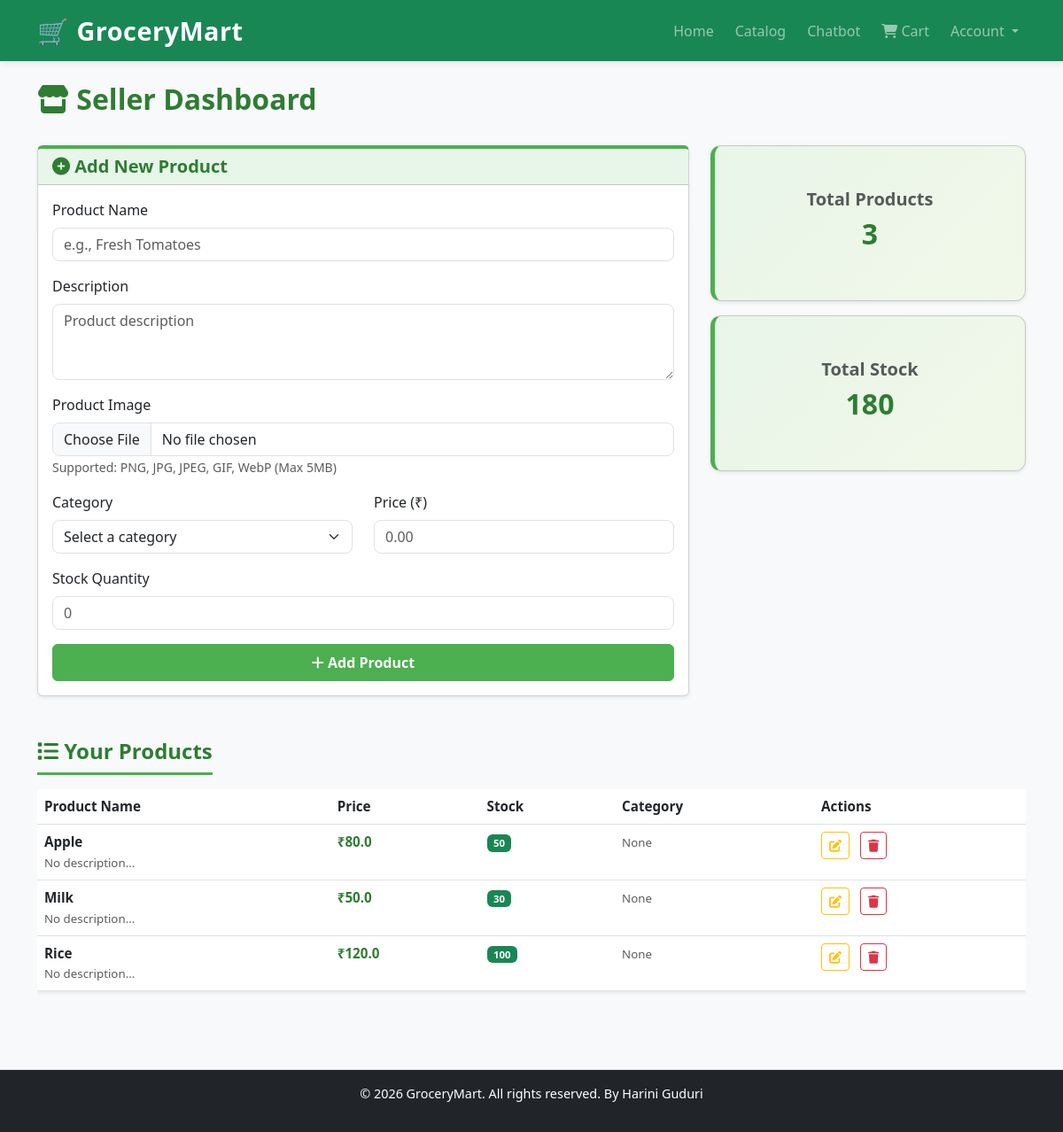
The app's page /seller/dashboard (signed in) with its own data.
### tables this page shows
CREATE TABLE products (
        id INTEGER PRIMARY KEY AUTOINCREMENT,
        seller_id INTEGER,
        category_id INTEGER,
        name TEXT,
        description TEXT,
        price REAL,
        stock INTEGER,
        image_url TEXT,
        unit TEXT,
        is_active INTEGER DEFAULT 1,
        created_at TIMESTAMP DEFAULT CURRENT_TIMESTAMP
    );

### routes/seller.py (the view, shortened to what this page needs)
@seller_bp.route('/seller/dashboard', methods=['GET', 'POST'])
@login_required
def dashboard():
    db = get_db()
    products = db.execute('SELECT * FROM products WHERE seller_id = ?', (current_user.id,)).fetchall()
    categories = db.execute('SELECT id, name FROM categories ORDER BY name').fetchall()
    return render_template('seller/dashboard.html', products=products, categories=categories)

### database.py (called while the page is built)
def get_db():
    if 'db' not in g:
        g.db = sqlite3.connect(Config.DATABASE)
        g.db.row_factory = sqlite3.Row
    return g.db

### templates/seller/dashboard.html (shortened to what this page needs)
{% extends 'base.html' %}  {% block content %}
<div class="row mb-4">
  <div class="col-12">
    <h2>
      <i class="fas fa-store" style="color: var(--primary-green)"></i> Seller
      Dashboard
    </h2>
  </div>
</div>
<div class="row mb-5">
  <div class="col-lg-8">
    <div
      class="card shadow-sm"
      style="border-top: 4px solid var(--accent-green)"
    >
      <div class="card-header" style="background-color: var(--light-green)">
        <h5 class="mb-0">
          <i class="fas fa-plus-circle" style="color: var(--primary-green)"></i>
          Add New Product
        </h5>
      </div>
      <div class="card-body">
        <form
          method="POST"
          action="{{ url_for('seller.dashboard') }}"
          enctype="multipart/form-data"
        >
          <div class="mb-3">
            <label for="product_name" class="form-label">Product Name</label>
            <input
              type="text"
              class="form-control"
              id="product_name"
              name="name"
              placeholder="e.g., Fresh Tomatoes"
              required
            />
          </div>
          <div class="mb-3">
            <label for="description" class="form-label">Description</label>
            <textarea
              class="form-control"
              id="description"
              name="description"
              rows="3"
              placeholder="Product description"
            ></textarea>
          </div>
          <div class="mb-3">
            <label for="image" class="form-label">Product Image</label>
            <input
              type="file"
              class="form-control"
              id="image"
              name="image"
              accept="image/*"
              placeholder="Upload product image"
            />
            <small class="text-muted"
              >Supported: PNG, JPG, JPEG, GIF, WebP (Max 5MB)</small
            >
          </div>
          <div class="row">
            <div class="col-md-6">
              <div class="mb-3">
                <label for="category_id" class="form-label">Category</label>
                <select class="form-select" id="category_id" name="category_id">
                  <option value="">Select a category</option>
                </select>
              </div>
            </div>
            <div class="col-md-6">
              <div class="mb-3">
                <label for="price" class="form-label">Price (₹)</label>
                <input
                  type="number"
                  class="form-control"
                  id="price"
                  name="price"
                  step="0.01"
                  placeholder="0.00"
                  required
                />
              </div>
            </div>
          </div>
          <div class="row">
            <div class="col-md-12">
              <div class="mb-3">
                <label for="stock" class="form-label">Stock Quantity</label>
                <input
                  type="number"
                  class="form-control"
                  id="stock"
                  name="stock"
                  placeholder="0"
                  required
                />
              </div>
            </div>
          </div>
          <button type="submit" class="btn btn-success w-100 py-2 fw-bold">
            <i class="fas fa-plus"></i> Add Product
          </button>
        </form>
      </div>
    </div>
  </div>
  <div class="col-lg-4">
    <div class="dashboard-stat-card card shadow-sm mb-3">
      <div class="card-body text-center">
        <h5 class="text-muted">Total Products</h5>
        <h2 class="fw-bold" style="color: var(--primary-green)">
          {{ products | length }}
        </h2>
      </div>
    </div>
    <div class="dashboard-stat-card card shadow-sm">
      <div class="card-body text-center">
        <h5 class="text-muted">Total Stock</h5>
        <h2 class="fw-bold" style="color: var(--primary-green)">
          {{ products | map(attribute='stock') | sum | default(0) }}
        </h2>
      </div>
    </div>
  </div>
</div>
{% if products %}
<h4
  class="mb-3"
  style="
    border-bottom: 3px solid var(--accent-green);
    padding-bottom: 10px;
    display: inline-block;
  "
>
  <i class="fas fa-list" style="color: var(--primary-green)"></i> Your Products
</h4>
<div class="row">
  <div class="col-12">
    <div class="table-responsive">
      <table class="table table-hover shadow-sm">
        <thead style="background-color: var(--light-green)">
          <tr>
            <th>Product Name</th>
            <th>Price</th>
            <th>Stock</th>
            <th>Category</th>
            <th>Actions</th>
          </tr>
        </thead>
        <tbody>
          {% for product in products %}
          <tr>
            <td>
              <strong>{{ product.name }}</strong>
              <br />
              <small class="text-muted"
                >{{ product.description[:50] if product.description else 'No
                description' }}...</small
              >
            </td>
            <td>
              <strong style="color: var(--primary-green)"
                >₹{{ product.price }}</strong
              >
            </td>
            <td>
              {% if product.stock > 0 %}
              <span class="badge bg-success">{{ product.stock }}</span>
              {% else %}
              <span class="badge bg-danger">Out of Stock</span>
              {% endif %}
            </td>
            <td>
              <small class="text-muted"
                >{{ product.category_id | default('Uncategorized') }}</small
              >
            </td>
            <td>
              <button
                class="btn btn-sm btn-outline-warning me-2"
                title="Edit"
                onclick="alert('Edit feature coming soon')"
              >
                <i class="fas fa-edit"></i>
              </button>
              <button
                class="btn btn-sm btn-outline-danger"
                title="Delete"
                onclick="alert('Delete feature coming soon')"
              >
                <i class="fas fa-trash"></i>
              </button>
            </td>
          </tr>
          {% endfor %}
        </tbody>
      </table>
    </div>
  </div>
</div>
{% endif %} {% endblock %}

### templates/base.html (shortened to what this page needs)
<!doctype html>
<html lang="en">
  <head>
    <link
      href="https://cdn.jsdelivr.net/npm/bootstrap@5.3.0/dist/css/bootstrap.min.css"
      rel="stylesheet"
    />
    <link
      rel="stylesheet"
      href="https://cdnjs.cloudflare.com/ajax/libs/font-awesome/6.4.0/css/all.min.css"
    />
    <link rel="stylesheet" href="/static/css/style.css" />
  </head>
  <body>
    <nav class="navbar navbar-expand-lg navbar-dark bg-success sticky-top">
      <div class="container">
        <a class="navbar-brand fw-bold" href="/">🛒 GroceryMart</a>
        <div class="collapse navbar-collapse" id="navbarNav">
          <ul class="navbar-nav ms-auto">
            <li class="nav-item"><a class="nav-link" href="/">Home</a></li>
            <li class="nav-item">
              <a class="nav-link" href="/catalog">Catalog</a>
            </li>
            <li class="nav-item">
              <a class="nav-link" href="/chat">Chatbot</a>
            </li>
            <li class="nav-item">
              <a class="nav-link" href="/cart"
                ><i class="fas fa-shopping-cart"></i> Cart</a
              >
            </li>
            <li class="nav-item dropdown">
              <a
                class="nav-link dropdown-toggle"
                href="#"
                id="navbarDropdown"
                role="button"
                data-bs-toggle="dropdown"
              >
                Account
              </a>
            </li>
          </ul>
        </div>
      </div>
    </nav>
    <main class="py-4">
      <div class="container">
         {% block content %}{% endblock %}
      </div>
    </main>
    <footer class="bg-dark text-white text-center py-3 mt-5">
      <p>&copy; 2026 GroceryMart. All rights reserved. By Harini Guduri</p>
    </footer>
  </body>
</html>

### static/css/style.css (style rules this page uses)
:root { --primary-green: #2e7d32; --accent-green: #4caf50; --light-green: #e8f5e9; --dark-text: #212529; --light-text: #6c757d; --border-color: #dee2e6; }
body { font-family: "Segoe UI", Tahoma, Geneva, Verdana, sans-serif; color: var(--dark-text); background-color: #f8f9fa; }
h1, h2, h3, h4, h5, h6 { color: var(--primary-green); font-weight: 600; }
.navbar { box-shadow: 0 2px 8px rgba(0, 0, 0, 0.1); }
.navbar-brand { font-size: 1.8rem; letter-spacing: 0.5px; }
.nav-link { transition: color 0.3s ease; margin-left: 0.5rem; }
.btn-success { background-color: var(--accent-green); border-color: var(--accent-green); font-weight: 600; transition: all 0.3s ease; }
.dashboard-stat-card { background: linear-gradient(135deg, var(--light-green), #f1f8e9); border-left: 5px solid var(--accent-green); border-radius: 12px; padding: 2rem; box-shadow: 0 2px 8px rgba(0, 0, 0, 0.08); transition: transform 0.3s ease; }
.form-control, .form-select { border-color: var(--border-color); border-radius: 8px; transition: border-color 0.3s ease, box-shadow 0.3s ease; }
table { font-size: 0.95rem; }
table thead { background-color: var(--light-green); color: var(--primary-green); font-weight: 600; }
table tbody tr { transition: background-color 0.2s ease; }
footer { border-top: 1px solid var(--border-color); font-size: 0.9rem; }

### records on screen
products: name "Apple", description "No description", price "80.0", stock "50", category_id "None"
products: name "Milk", description "No description", price "50.0", stock "30", category_id "None"
products: name "Rice", description "No description", price "120.0", stock "100", category_id "None"

### other values on screen
{{ products | length }} "3"
{{ products | map(attribute='stock') | sum | default(0) }} "180"
